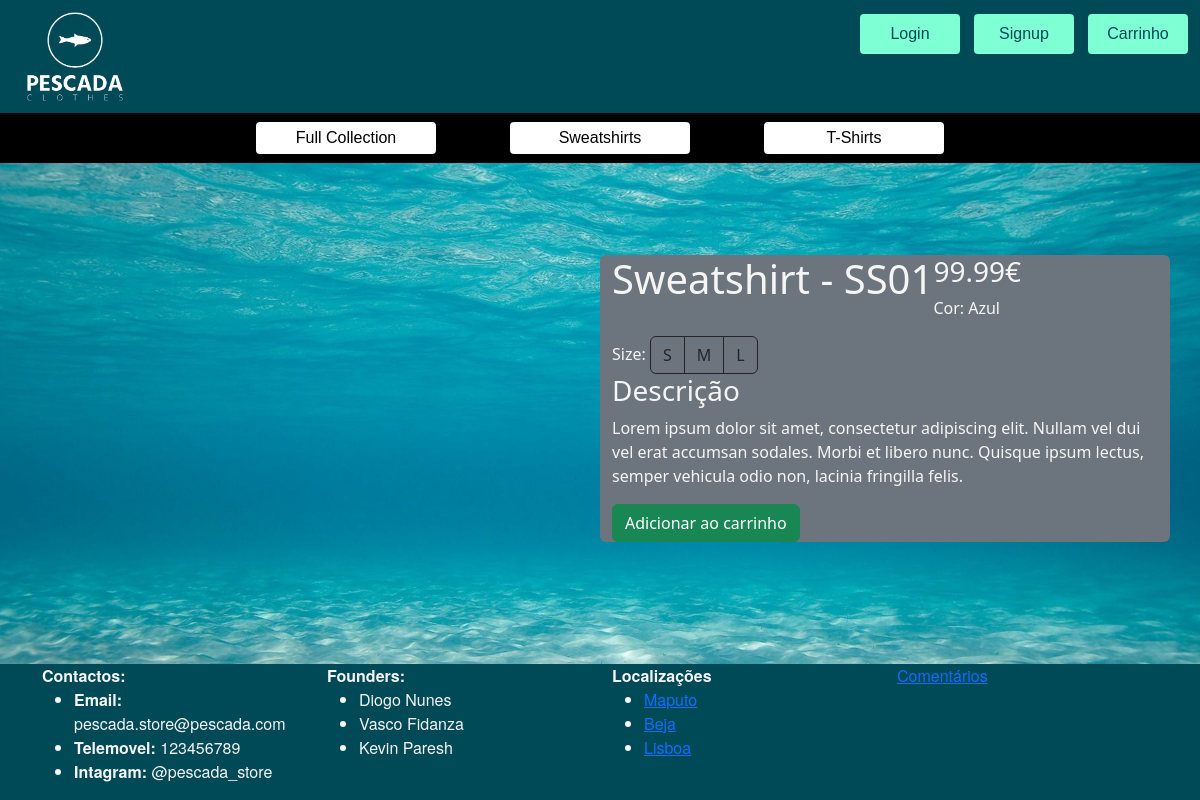
/5/detail/, run on the app's committed database.
### store/models.py (models this page shows, shortened)
class Produto(models.Model):
    tamanho = models.CharField(max_length=1)
    cor = models.CharField(max_length=20)
    preco = models.DecimalField(max_digits=8, decimal_places=2)
    num_pontos = models.IntegerField(default=0)
    categoria = models.CharField(max_length=50)
    referencia = models.CharField(max_length=4)
    image = models.CharField(max_length=255, default="whiteLogo.png")

### store/views.py (the view)
# urls.py: path('<int:produto_id>/detail/', views.detail_view, name='detail'),
def detail_view(request,produto_id):
    produto = get_object_or_404(Produto, pk=produto_id)
    context={'produto': produto}
    return render(request,'detail.html',context)

### templates/detail.html (shortened to what this page needs)
{% extends 'home.html' %}
 {% load static %}
{% block conteudo %}
<div class="container">
  <div class="row">
    <div class="col-md-6">
    </div>
    <div class="col-md-6 bg-secondary rounded" >
       <h1 class="float-start" >{{ produto.categoria }} - {{ produto.referencia }}</h1>
        <h3>{{ produto.preco }}€</h3>
        <p>Cor: {{ produto.cor }}</p>
        <form>
            <div class="form-group">
                <label for="size">Size:</label>
                <div class="btn-group" role="group" aria-label="Size">
                    <button type="button" class="btn btn-outline-dark">S</button>
                    <button type="button" class="btn btn-outline-dark">M</button>
                    <button type="button" class="btn btn-outline-dark">L</button>
                </div>
            </div>
        </form>
        <h3>Descrição</h3>
        <p>Lorem ipsum dolor sit amet, consectetur adipiscing elit. Nullam vel dui vel erat accumsan sodales. Morbi et libero nunc. Quisque ipsum lectus, semper vehicula odio non, lacinia fringilla felis. </p>
        <button class=" btn btn-success">Adicionar ao carrinho</button>
    </div>
  </div>
</div>
{% endblock %}

### store/static/store/css/style.css (style rules this page uses)
* { margin: 0; padding: 0; box-sizing: border-box; }
html { height: 100%; margin: 0; }
body { background-image: url('../images/sea.jpeg'); background-size: cover; background-repeat: no-repeat; background-position: center center; background-attachment: fixed; color: ghostwhite; display: flex; align-items: center; flex-direction: column; height: 100%; width: 100%; margin: 0; }
.container { width: 99%; margin: 0 auto; overflow: auto; color: whitesmoke; }

### data on the page
Produto: categoria "Sweatshirt", referencia "SS01", preco "99.99", cor "Azul"
